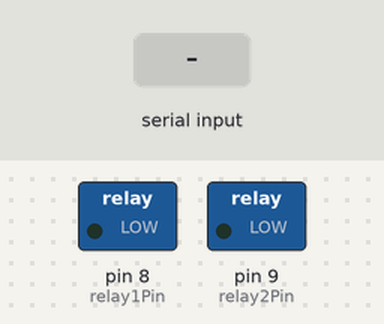
Recording of a sketch running on a simulated Arduino Uno, built with avr-gcc and run on an emulated ATmega328P. On the bench: switched loads named in the sketch (green lamp = pin HIGH). Inputs (shaded band) come from the test bench.

Above: at 1.2 s.
1.3 s: "1" received over Serial
At 1.8 s:
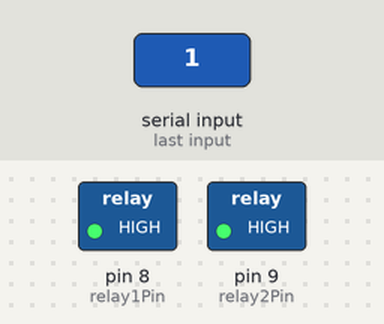
2.8 s: "2" received over Serial
At 4.2 s:
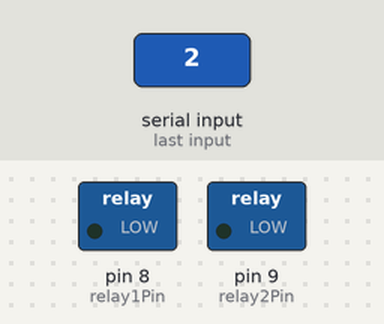
Timing chart, 0 to 5.8 s (numbered marks = the images above; inputs shaded):
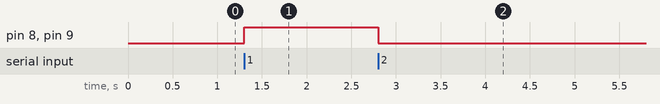

The sketch:

Relay_Control_Code.ino
```cpp
const int relay1Pin = 8;
const int relay2Pin = 9;

void setup() {
  pinMode(relay1Pin, OUTPUT);
  pinMode(relay2Pin, OUTPUT);
  Serial.begin(9600); // start serial communication
}

void loop() {
  if (Serial.available() > 0) { // check if data is available to read
    char command = Serial.read(); // read the command
    if (command == '1') {
      // turn on relay 1, turn off relay 2
      digitalWrite(relay1Pin, HIGH);
      digitalWrite(relay2Pin, HIGH);
      delay(1000);
    } else if (command == '2') {
      // turn on relay 2, turn off relay 1
      digitalWrite(relay2Pin, LOW);
      digitalWrite(relay1Pin, LOW);
      delay(1000);
    } else {
      Serial.println("Wrong command, use 1 for state 1, or 2 for state 2");
      // Wrong command
    }
  }
}
```

Measured:
- after the input at 1.3 s, pin 8 (relay1Pin), pin 9 (relay2Pin): LOW → HIGH at once
- after the input at 2.8 s, pin 8 (relay1Pin), pin 9 (relay2Pin): HIGH → LOW at once
